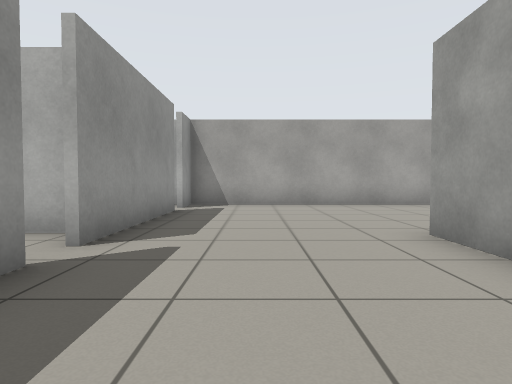
view 1 (above)

24 first-person views from a walk through a robot-simulator world made for Gazebo. The camera is 0.72 m above the floor, tilts 2° down and sees 75° across. Floor lines are 1 m apart. The floor is counted in squares, 1 m on a side. Each view is taken from the middle of a square. On the plan, view 1 faces up. The plan holds only what a view shows up to about 10 squares ahead; the rest is blank. The place goes on beyond the plan.

view 2
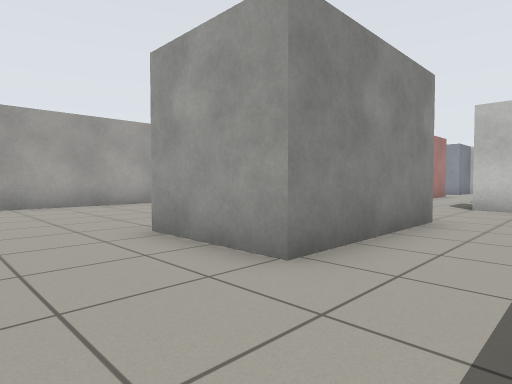

view 3
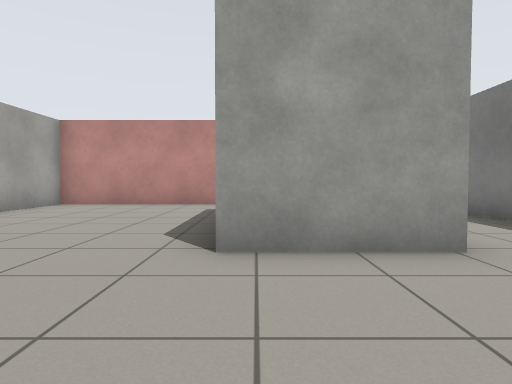

view 4
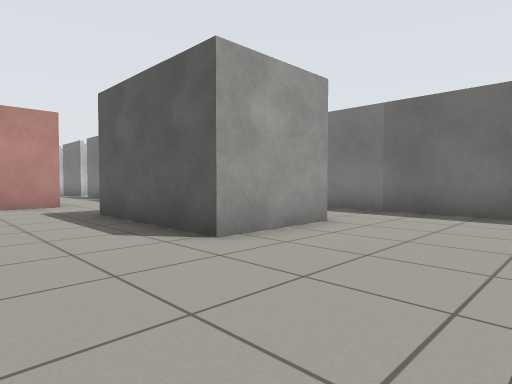

view 5
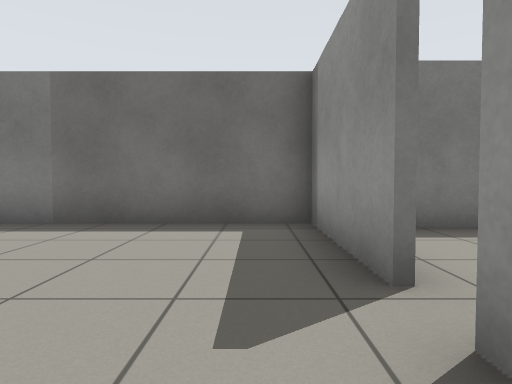

view 6
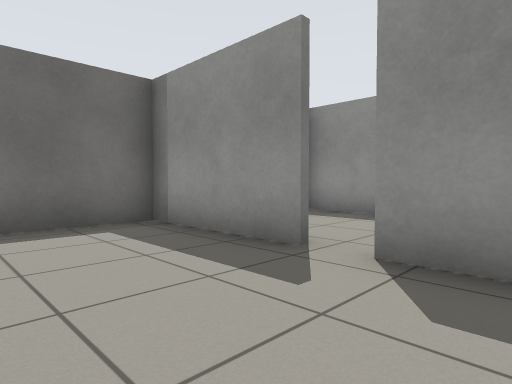

view 7
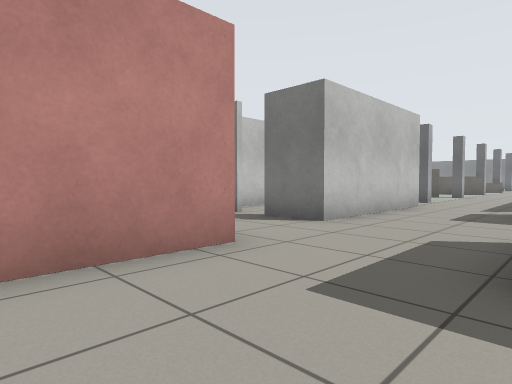

view 8
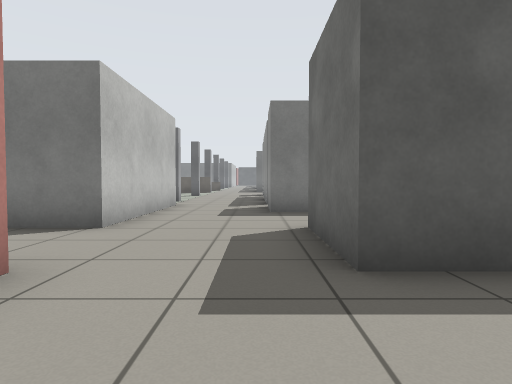

view 9
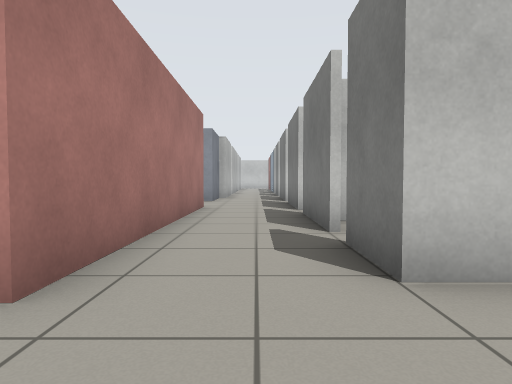

view 10
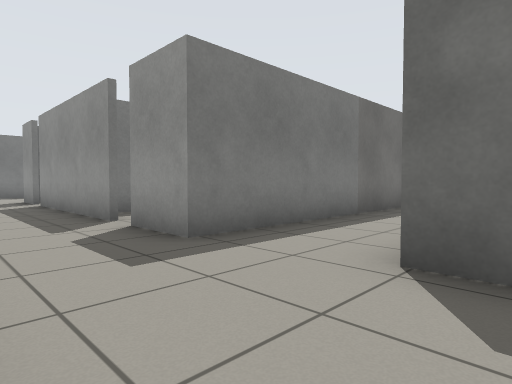

view 11
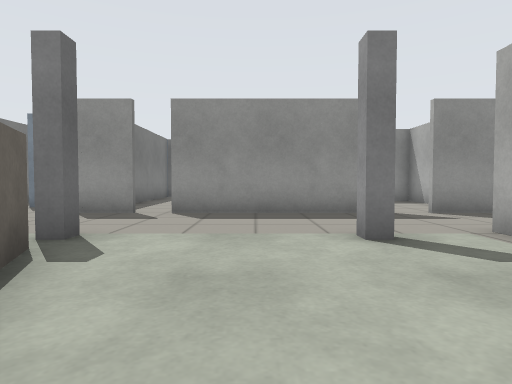

view 12
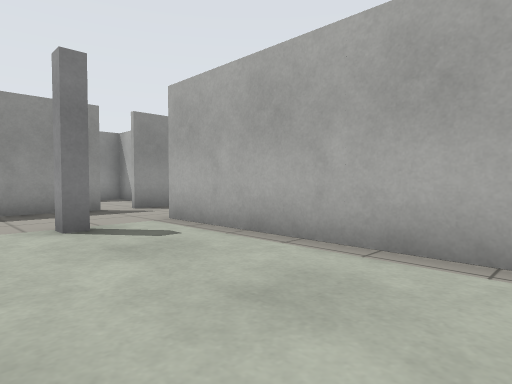

view 13
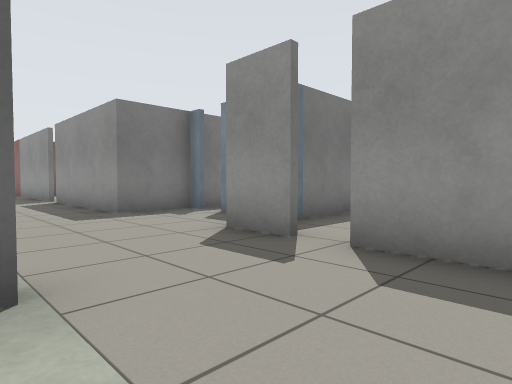

view 14
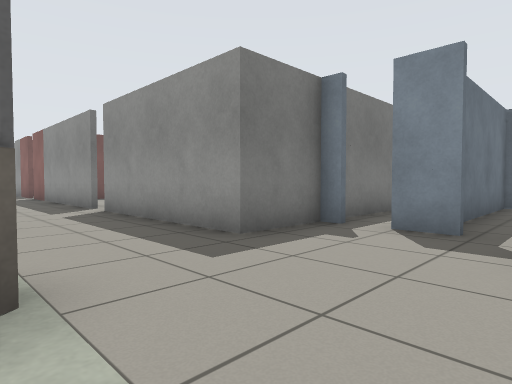

view 15
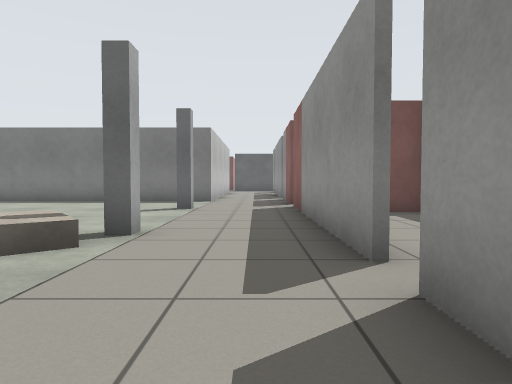

view 16
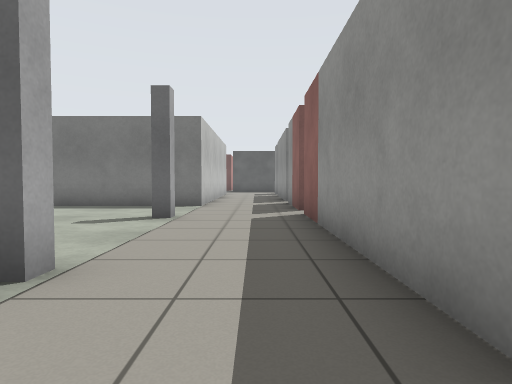

view 17
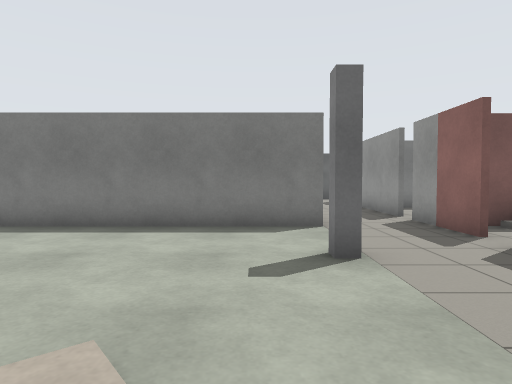

view 18
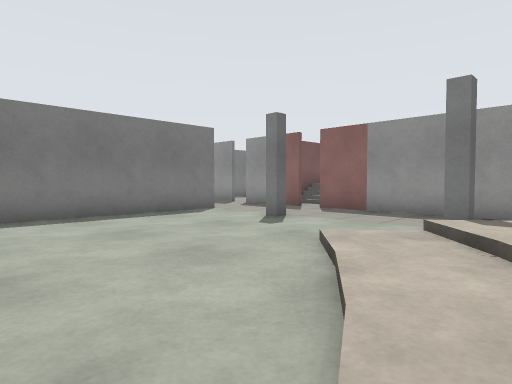

view 19
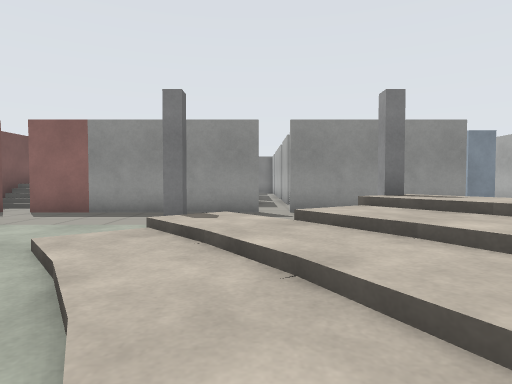

view 20
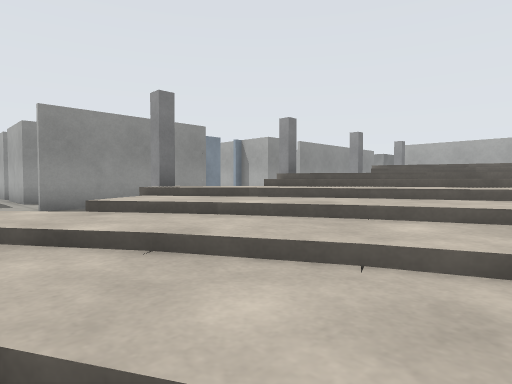

view 21
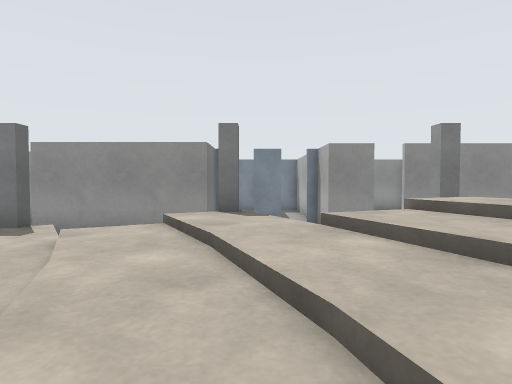

view 22
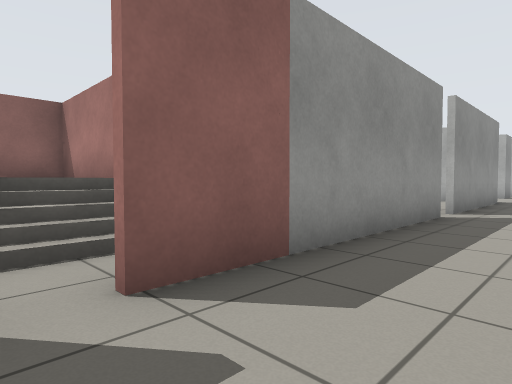

view 23
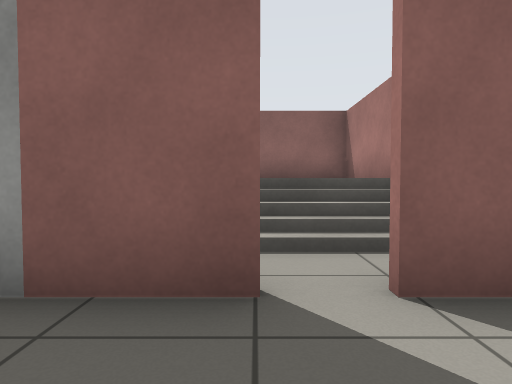

view 24
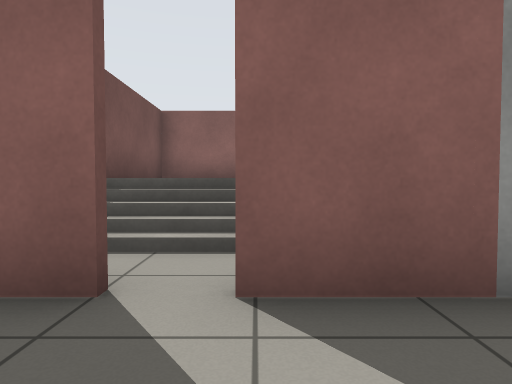

### Floor plan
Key: @ floor where view 1 was taken; # wall or solid block; x gap in a wall; . main floor; : floor 0.3 m higher than the main floor; + floor 0.45 m higher than the main floor; / step, stairs or slope; B white box; G grey box; P grey post; I pink box; O other object.
Columns run from 6 left of view 1 to 16 right of it. Each row starts with its distance up from view 1.
 10     ############
  9     B..........#
  8     x..........#
  7     #..........#
  6     #..........#
  5    ##..........#######
  4     B....GGGG..........
  3   ..B....G  G..........
  2 #...B....GGGG..#BBB#BBO
  1 #...B..........#  .#
  0 ####G.@........#   #
 -1     #########B.#
 -2           ...B.#
 -3             .B.#######
 -4              B..P.....
 -5             ##........
 -6              #........
 -7              #......O
 -8             ##..PG/
 -9             #B...
-10           #B#B...G
-11       B   #B.....
-12       ##  #B....P     /
-13           #B##..P
-14              #.. G
-15              #.. G
-16              #..
-17              #..P
-18              #...G
-19              #...G    /
-20              #..P:  /..
-21              #...///...
-22              #..../....
-23              #.........
-24       ###### I..P.....
-25       #    +.I........
-26       #    +.I.........
-27       #######B..#######

Positions as (right, up) in squares from view 1, and headings:
1: (0, 0), facing up
2: (0, 0), facing up-right
3: (-1, 4), facing right
4: (-1, 7), facing down-right
5: (-1, 5), facing down
6: (1, 5), facing down-left
7: (6, 7), facing down-right
8: (7, 7), facing down
9: (7, 3), facing right
10: (9, 3), facing down-left
11: (14, -6), facing left
12: (15, -6), facing up-left
13: (10, -6), facing down-left
14: (10, -10), facing down-left
15: (8, -16), facing down
16: (8, -18), facing down
17: (11, -20), facing down
18: (16, -19), facing down-left
19: (16, -19), facing left
20: (16, -20), facing up-left
21: (16, -12), facing left
22: (9, -26), facing up-left
23: (9, -26), facing left
24: (9, -25), facing left
